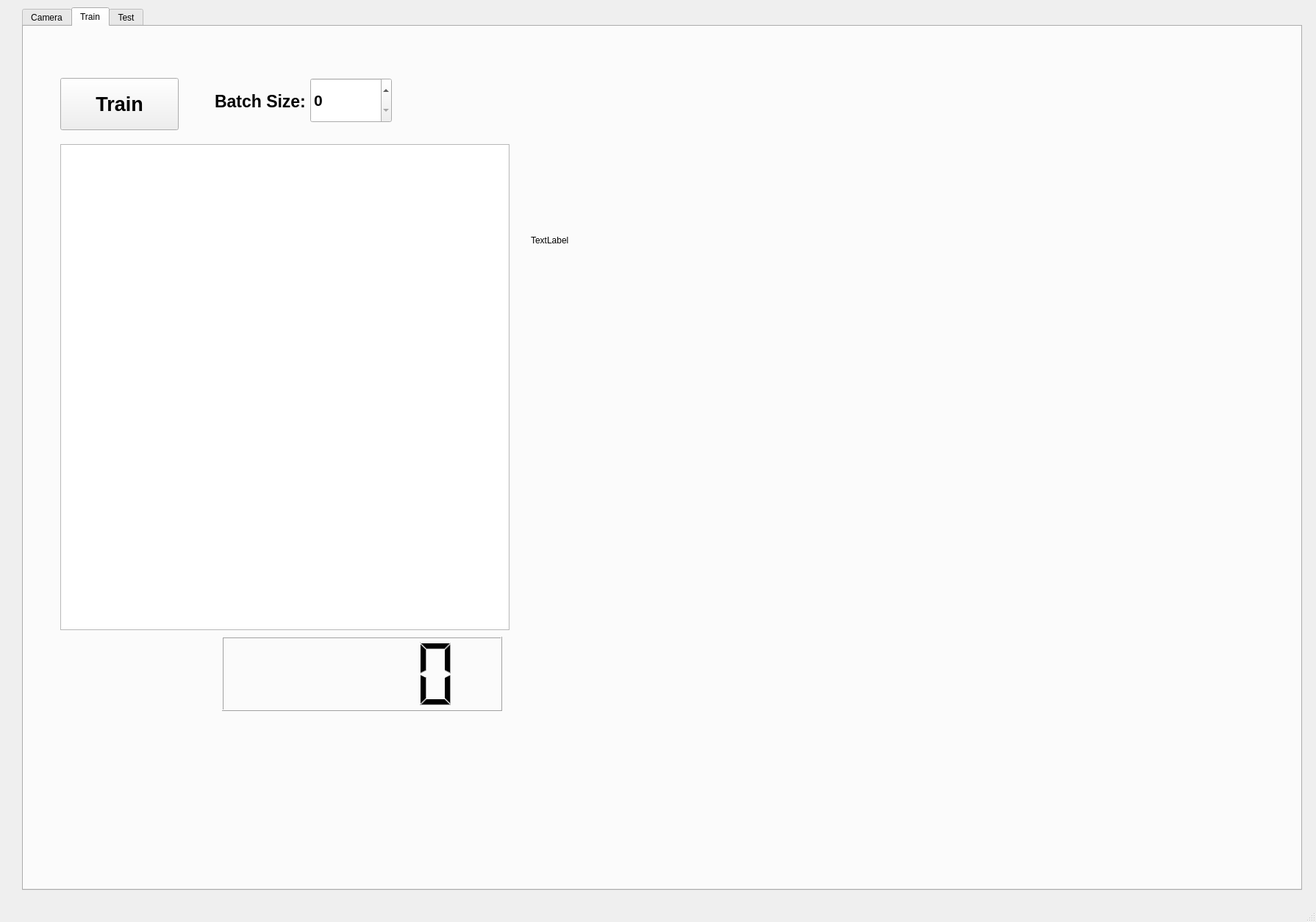
<?xml version="1.0" encoding="UTF-8"?>
<ui version="4.0">
 <class>MainWindow</class>
 <widget class="QMainWindow" name="MainWindow">
  <property name="geometry">
   <rect>
    <x>0</x>
    <y>0</y>
    <width>1790</width>
    <height>1254</height>
   </rect>
  </property>
  <property name="windowTitle">
   <string>MainWindow</string>
  </property>
  <widget class="QWidget" name="centralwidget">
   <widget class="QTabWidget" name="tabWidget">
    <property name="geometry">
     <rect>
      <x>30</x>
      <y>10</y>
      <width>1741</width>
      <height>1201</height>
     </rect>
    </property>
    <property name="currentIndex">
     <number>1</number>
    </property>
    <widget class="QWidget" name="tab_camera">
     <attribute name="title">
      <string>Camera</string>
     </attribute>
     <widget class="MyLabel" name="label_camera_image">
      <property name="geometry">
       <rect>
        <x>40</x>
        <y>220</y>
        <width>640</width>
        <height>480</height>
       </rect>
      </property>
      <property name="text">
       <string>Camera Image</string>
      </property>
     </widget>
     <widget class="QPushButton" name="pushButton_grab">
      <property name="geometry">
       <rect>
        <x>1200</x>
        <y>100</y>
        <width>161</width>
        <height>81</height>
       </rect>
      </property>
      <property name="font">
       <font>
        <pointsize>20</pointsize>
        <weight>75</weight>
        <bold>true</bold>
       </font>
      </property>
      <property name="text">
       <string>Grab</string>
      </property>
     </widget>
     <widget class="QLineEdit" name="lineEdit_data_path">
      <property name="geometry">
       <rect>
        <x>850</x>
        <y>100</y>
        <width>331</width>
        <height>81</height>
       </rect>
      </property>
     </widget>
     <widget class="QLabel" name="label_save_path">
      <property name="geometry">
       <rect>
        <x>720</x>
        <y>110</y>
        <width>111</width>
        <height>41</height>
       </rect>
      </property>
      <property name="font">
       <font>
        <family>Ubuntu</family>
        <pointsize>15</pointsize>
        <weight>75</weight>
        <bold>true</bold>
       </font>
      </property>
      <property name="text">
       <string>Save Path :</string>
      </property>
     </widget>
     <widget class="QTextEdit" name="textEdit_save_image_lists">
      <property name="geometry">
       <rect>
        <x>730</x>
        <y>210</y>
        <width>631</width>
        <height>471</height>
       </rect>
      </property>
     </widget>
     <widget class="QLabel" name="label_data_counts">
      <property name="geometry">
       <rect>
        <x>1370</x>
        <y>210</y>
        <width>81</width>
        <height>51</height>
       </rect>
      </property>
      <property name="font">
       <font>
        <pointsize>24</pointsize>
        <weight>75</weight>
        <bold>true</bold>
       </font>
      </property>
      <property name="text">
       <string>0</string>
      </property>
     </widget>
     <widget class="QWidget" name="gridLayoutWidget">
      <property name="geometry">
       <rect>
        <x>20</x>
        <y>760</y>
        <width>340</width>
        <height>112</height>
       </rect>
      </property>
      <layout class="QGridLayout" name="gridLayout">
       <item row="0" column="0">
        <widget class="QRadioButton" name="radioButton_blur">
         <property name="font">
          <font>
           <weight>75</weight>
           <bold>true</bold>
          </font>
         </property>
         <property name="contextMenuPolicy">
          <enum>Qt::ActionsContextMenu</enum>
         </property>
         <property name="text">
          <string>blur</string>
         </property>
         <attribute name="buttonGroup">
          <string notr="true">buttonGroup_blur</string>
         </attribute>
        </widget>
       </item>
       <item row="0" column="1">
        <widget class="QRadioButton" name="radioButton_gaussianBlur">
         <property name="font">
          <font>
           <weight>75</weight>
           <bold>true</bold>
          </font>
         </property>
         <property name="text">
          <string>GaussianBlur</string>
         </property>
         <attribute name="buttonGroup">
          <string notr="true">buttonGroup_blur</string>
         </attribute>
        </widget>
       </item>
       <item row="2" column="0">
        <widget class="QRadioButton" name="radioButton_bilateraFilter">
         <property name="font">
          <font>
           <weight>75</weight>
           <bold>true</bold>
          </font>
         </property>
         <property name="text">
          <string>bilateralFilter</string>
         </property>
         <property name="checked">
          <bool>true</bool>
         </property>
         <attribute name="buttonGroup">
          <string notr="true">buttonGroup_blur</string>
         </attribute>
        </widget>
       </item>
       <item row="2" column="1">
        <widget class="QRadioButton" name="radioButton_medianBlur">
         <property name="font">
          <font>
           <weight>75</weight>
           <bold>true</bold>
          </font>
         </property>
         <property name="contextMenuPolicy">
          <enum>Qt::NoContextMenu</enum>
         </property>
         <property name="text">
          <string>medianBlur</string>
         </property>
         <attribute name="buttonGroup">
          <string notr="true">buttonGroup_blur</string>
         </attribute>
        </widget>
       </item>
       <item row="3" column="0">
        <widget class="QRadioButton" name="radioButton_blur_none">
         <property name="font">
          <font>
           <weight>75</weight>
           <bold>true</bold>
          </font>
         </property>
         <property name="text">
          <string>none</string>
         </property>
         <attribute name="buttonGroup">
          <string notr="true">buttonGroup_blur</string>
         </attribute>
        </widget>
       </item>
       <item row="3" column="1">
        <widget class="QSpinBox" name="spinBox_blur_num">
         <property name="font">
          <font>
           <pointsize>15</pointsize>
           <weight>75</weight>
           <bold>true</bold>
          </font>
         </property>
        </widget>
       </item>
      </layout>
     </widget>
    </widget>
    <widget class="QWidget" name="tab_train">
     <attribute name="title">
      <string>Train</string>
     </attribute>
     <widget class="QPushButton" name="pushButton_train_flag">
      <property name="geometry">
       <rect>
        <x>50</x>
        <y>70</y>
        <width>161</width>
        <height>71</height>
       </rect>
      </property>
      <property name="font">
       <font>
        <pointsize>20</pointsize>
        <weight>75</weight>
        <bold>true</bold>
       </font>
      </property>
      <property name="text">
       <string>Train</string>
      </property>
     </widget>
     <widget class="QTextEdit" name="textEdit_train_log">
      <property name="geometry">
       <rect>
        <x>50</x>
        <y>160</y>
        <width>611</width>
        <height>661</height>
       </rect>
      </property>
     </widget>
     <widget class="QLabel" name="label_train_result">
      <property name="geometry">
       <rect>
        <x>690</x>
        <y>170</y>
        <width>581</width>
        <height>241</height>
       </rect>
      </property>
      <property name="text">
       <string>TextLabel</string>
      </property>
     </widget>
     <widget class="QLabel" name="label_batch_size">
      <property name="geometry">
       <rect>
        <x>260</x>
        <y>86</y>
        <width>131</width>
        <height>31</height>
       </rect>
      </property>
      <property name="font">
       <font>
        <pointsize>17</pointsize>
        <weight>75</weight>
        <bold>true</bold>
       </font>
      </property>
      <property name="text">
       <string>Batch Size:</string>
      </property>
     </widget>
     <widget class="QSpinBox" name="spinBox_batch_size">
      <property name="geometry">
       <rect>
        <x>390</x>
        <y>70</y>
        <width>111</width>
        <height>61</height>
       </rect>
      </property>
      <property name="font">
       <font>
        <pointsize>16</pointsize>
        <weight>75</weight>
        <bold>true</bold>
       </font>
      </property>
     </widget>
     <widget class="QLCDNumber" name="lcdNumber_train_time">
      <property name="geometry">
       <rect>
        <x>270</x>
        <y>830</y>
        <width>381</width>
        <height>101</height>
       </rect>
      </property>
      <property name="font">
       <font>
        <pointsize>20</pointsize>
        <weight>50</weight>
        <italic>false</italic>
        <bold>false</bold>
       </font>
      </property>
     </widget>
    </widget>
    <widget class="QWidget" name="tab_test">
     <attribute name="title">
      <string>Test</string>
     </attribute>
     <widget class="QPushButton" name="pushButton_test">
      <property name="geometry">
       <rect>
        <x>520</x>
        <y>0</y>
        <width>121</width>
        <height>71</height>
       </rect>
      </property>
      <property name="font">
       <font>
        <pointsize>20</pointsize>
        <weight>75</weight>
        <bold>true</bold>
       </font>
      </property>
      <property name="text">
       <string>Test</string>
      </property>
     </widget>
     <widget class="QLabel" name="label_model_path">
      <property name="geometry">
       <rect>
        <x>30</x>
        <y>10</y>
        <width>121</width>
        <height>51</height>
       </rect>
      </property>
      <property name="font">
       <font>
        <pointsize>16</pointsize>
        <weight>50</weight>
        <bold>false</bold>
       </font>
      </property>
      <property name="text">
       <string>Model Path:</string>
      </property>
     </widget>
     <widget class="QLineEdit" name="lineEdit_model_path">
      <property name="geometry">
       <rect>
        <x>170</x>
        <y>10</y>
        <width>311</width>
        <height>41</height>
       </rect>
      </property>
     </widget>
     <widget class="QLabel" name="label_test_camera_image">
      <property name="geometry">
       <rect>
        <x>30</x>
        <y>100</y>
        <width>640</width>
        <height>480</height>
       </rect>
      </property>
      <property name="text">
       <string>camera image</string>
      </property>
     </widget>
     <widget class="QLabel" name="label_defect_result">
      <property name="geometry">
       <rect>
        <x>710</x>
        <y>100</y>
        <width>640</width>
        <height>480</height>
       </rect>
      </property>
      <property name="text">
       <string>defect image</string>
      </property>
     </widget>
     <widget class="QLabel" name="label_defect_threshold">
      <property name="geometry">
       <rect>
        <x>670</x>
        <y>20</y>
        <width>221</width>
        <height>31</height>
       </rect>
      </property>
      <property name="font">
       <font>
        <pointsize>15</pointsize>
        <weight>75</weight>
        <bold>true</bold>
       </font>
      </property>
      <property name="text">
       <string>Defect Threshold:</string>
      </property>
     </widget>
     <widget class="QSpinBox" name="spinBox_defect_threshold">
      <property name="geometry">
       <rect>
        <x>860</x>
        <y>10</y>
        <width>81</width>
        <height>51</height>
       </rect>
      </property>
      <property name="font">
       <font>
        <pointsize>15</pointsize>
        <weight>75</weight>
        <bold>true</bold>
        <underline>false</underline>
        <strikeout>false</strikeout>
       </font>
      </property>
     </widget>
     <widget class="QLabel" name="label_block_size">
      <property name="geometry">
       <rect>
        <x>970</x>
        <y>30</y>
        <width>121</width>
        <height>17</height>
       </rect>
      </property>
      <property name="font">
       <font>
        <pointsize>15</pointsize>
        <weight>75</weight>
        <bold>true</bold>
       </font>
      </property>
      <property name="text">
       <string>Block Size:</string>
      </property>
     </widget>
     <widget class="QSpinBox" name="spinBox_block_size">
      <property name="geometry">
       <rect>
        <x>1090</x>
        <y>10</y>
        <width>91</width>
        <height>51</height>
       </rect>
      </property>
      <property name="font">
       <font>
        <pointsize>15</pointsize>
        <weight>75</weight>
        <bold>true</bold>
       </font>
      </property>
     </widget>
     <widget class="QChartView" name="line_chart_view">
      <property name="geometry">
       <rect>
        <x>15</x>
        <y>581</y>
        <width>871</width>
        <height>411</height>
       </rect>
      </property>
     </widget>
     <widget class="QTableView" name="tableView_all_info">
      <property name="geometry">
       <rect>
        <x>930</x>
        <y>580</y>
        <width>551</width>
        <height>411</height>
       </rect>
      </property>
     </widget>
    </widget>
   </widget>
  </widget>
  <widget class="QMenuBar" name="menubar">
   <property name="geometry">
    <rect>
     <x>0</x>
     <y>0</y>
     <width>1790</width>
     <height>22</height>
    </rect>
   </property>
  </widget>
  <widget class="QStatusBar" name="statusbar"/>
 </widget>
 <customwidgets>
  <customwidget>
   <class>MyLabel</class>
   <extends>QLabel</extends>
   <header>mylabel.h</header>
  </customwidget>
  <customwidget>
   <class>QChartView</class>
   <extends>QGraphicsView</extends>
   <header>QtCharts</header>
  </customwidget>
 </customwidgets>
 <resources/>
 <connections/>
 <buttongroups>
  <buttongroup name="buttonGroup_blur"/>
 </buttongroups>
</ui>
